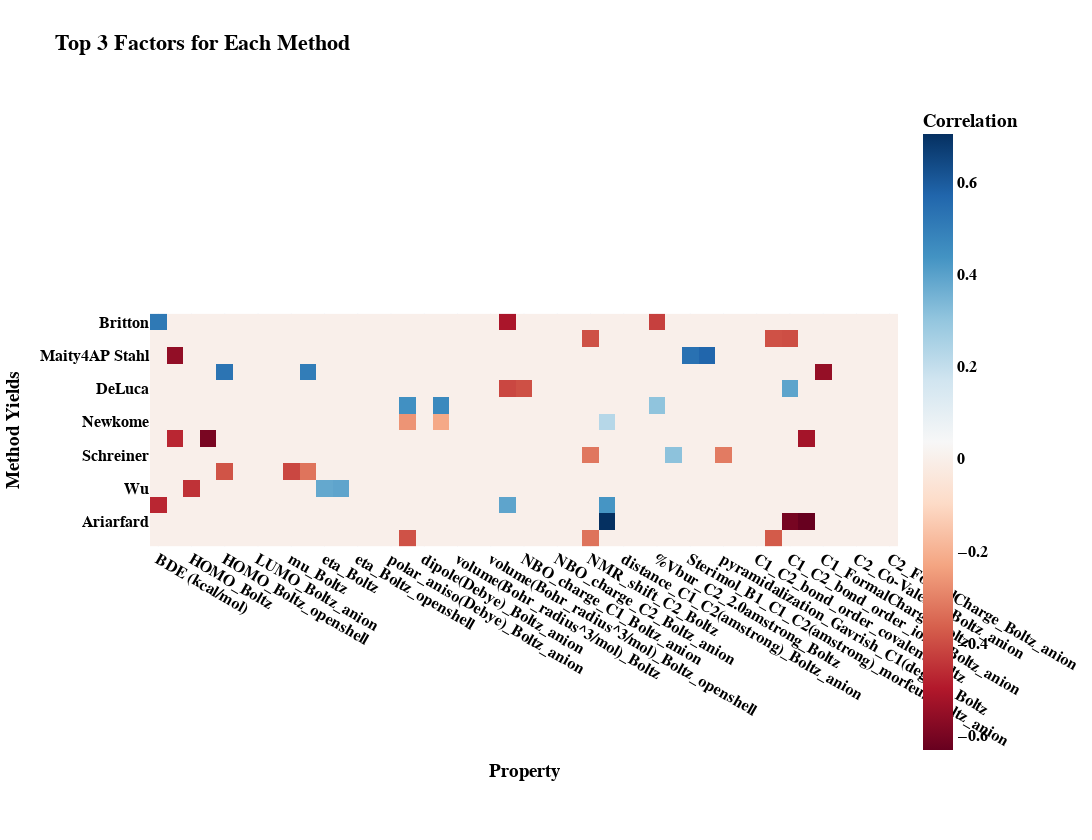

Source (notebook cell):
### Code cell
import plotly.express as px

# Prepare a matrix with only top 5 factors for each method
filtered_matrix = correlation_results.copy()
filtered_matrix[:] = 0  # Initialize with zeros

for method, factors in top_factors_dict.items():
    # Retain only the top 5 factors
    filtered_matrix.loc[factors, method] = correlation_results.loc[factors, method]

# Plot the 2D matrix
fig = px.imshow(
    filtered_matrix.T,
    labels={"x": "Property", "y": "Method", "color": "Correlation"},
    color_continuous_scale="RdBu",  # Diverging color scale
    title="Top 3 Factors for Each Method",
)

# Customize layout
fig.update_layout(
    height=len(filtered_matrix.columns) * 60,
    width=len(filtered_matrix) * 50,
    xaxis_title="Property",
    xaxis=dict(tickangle=30),
    yaxis_title="Method Yields",
    template="plotly_white",
    font=dict(size=16, family="Arial", color="black", weight="bold"),
)

fig.update_coloraxes(colorbar_len=1)

# Show the plot
fig.show()

### Figure 1 — Plotly figure (JSON) as saved in the notebook; plotly's stock layout.template omitted (floating-point values rounded to 4 significant figures; data arrays with more than 128 entries replaced by an {"elided": "..."} marker saying what was removed)
{"data": [{"coloraxis": "coloraxis", "hovertemplate": "Property: %{x}<br>Method: %{y}<br>Correlation: %{z}<extra></extra>", "name": "0", "type": "heatmap", "x": ["BDE (kcal/mol)", "E_spc (Hartree)", "HOMO_Boltz", "HOMO_Boltz_anion", "HOMO_Boltz_openshell", "LUMO_Boltz", "LUMO_Boltz_anion", "LUMO_Boltz_openshell", "mu_Boltz", "mu_Boltz_openshell", "eta_Boltz", "eta_Boltz_anion", "eta_Boltz_openshell", "omega_Boltz", "polar_aniso(Debye)_Boltz_anion", "dipole(Debye)_Boltz", "dipole(Debye)_Boltz_anion", "dipole(Debye)_Boltz_openshell", "volume(Bohr_radius^3/mol)_Boltz", "volume(Bohr_radius^3/mol)_Boltz_anion", "volume(Bohr_radius^3/mol)_Boltz_openshell", "NBO_charge_C1_Boltz", "NBO_charge_C1_Boltz_anion", "NBO_charge_C2_Boltz", "NBO_charge_C2_Boltz_anion", "NMR_shift_C1_Boltz", "NMR_shift_C2_Boltz", "distance_C1_C2(amstrong)_Boltz", "distance_C1_C2(amstrong)_Boltz_anion", "distance_C1_C2(amstrong)_Boltz_openshell", "%Vbur_C2_2.0amstrong_Boltz", "Sterimol_B1_C1_C2(amstrong)_morfeus_Boltz", "Sterimol_B1_C1_C2(amstrong)_morfeus_Boltz_anion", "Sterimol_B5_C1_C2(amstrong)_morfeus_Boltz", "pyramidalization_Gavrish_C1(degree)_Boltz", "C1_C2_bond_order_total_Boltz", "C1_C2_bond_order_covalent_Boltz", "C1_C2_bond_order_ionic_Boltz", "C1_C2_bond_order_ionic_Boltz_anion", "C1_Electro-Valency_Boltz_anion", "C1_FormalCharge_Boltz", "C1_FormalCharge_Boltz_anion", "C2_Co-Valency_Boltz_anion", "C2_FormalCharge_Boltz", "C2_FormalCharge_Boltz_anion"], "xaxis": "x", "y": ["Britton", "Maity2AP Stahl", "Maity4AP Stahl", "Golden Stahl", "DeLuca", "Fujisaki", "Newkome", "Xu Zhang", "Schreiner", "Chen", "Wu", "Lopez Stahl", "Ariarfard", "Kanai"], "yaxis": "y", "z": {"elided": "14x45 float values"}}], "layout": {"coloraxis": {"colorbar": {"len": 1, "title": {"text": "Correlation"}}, "colorscale": [[0, "rgb(103,0,31)"], [0.1, "rgb(178,24,43)"], [0.2, "rgb(214,96,77)"], [0.3, "rgb(244,165,130)"], [0.4, "rgb(253,219,199)"], [0.5, "rgb(247,247,247)"], [0.6, "rgb(209,229,240)"], [0.7, "rgb(146,197,222)"], [0.8, "rgb(67,147,195)"], [0.9, "rgb(33,102,172)"], [1, "rgb(5,48,97)"]]}, "font": {"color": "black", "family": "Arial", "size": 16, "weight": "bold"}, "height": 840, "title": {"text": "Top 3 Factors for Each Method"}, "width": 2250, "xaxis": {"anchor": "y", "constrain": "domain", "domain": [0, 1], "scaleanchor": "y", "tickangle": 30, "title": {"text": "Property"}}, "yaxis": {"anchor": "x", "autorange": "reversed", "constrain": "domain", "domain": [0, 1], "title": {"text": "Method Yields"}}}}
